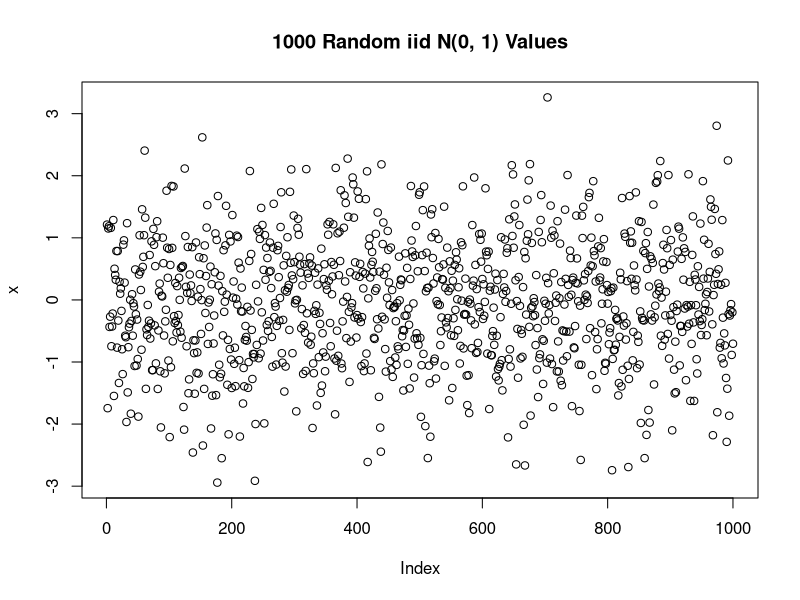
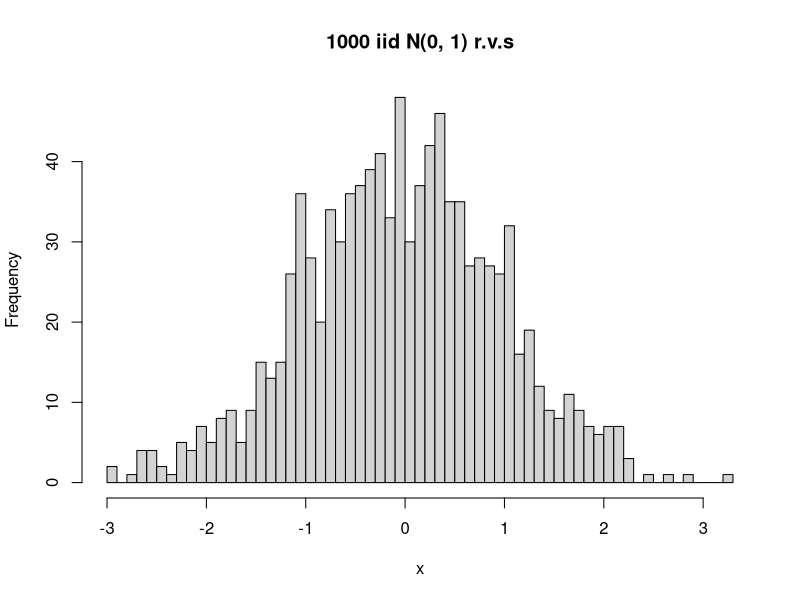
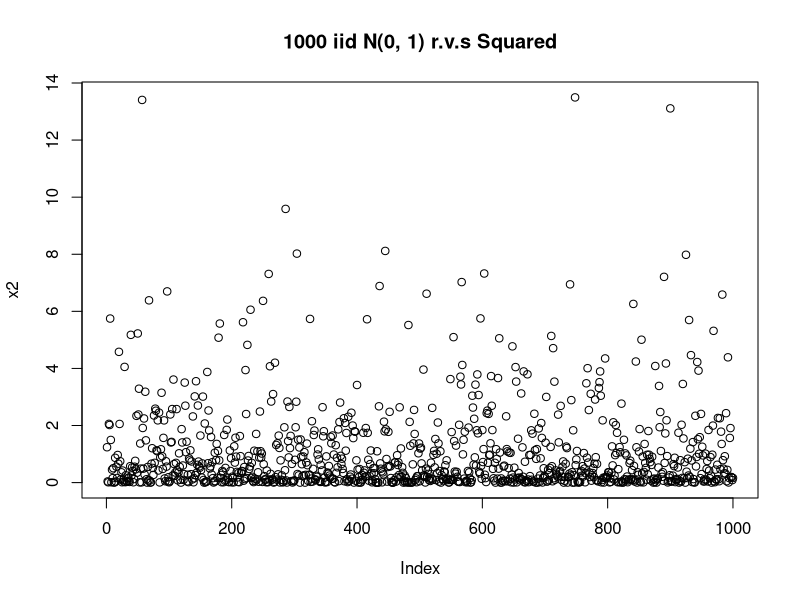
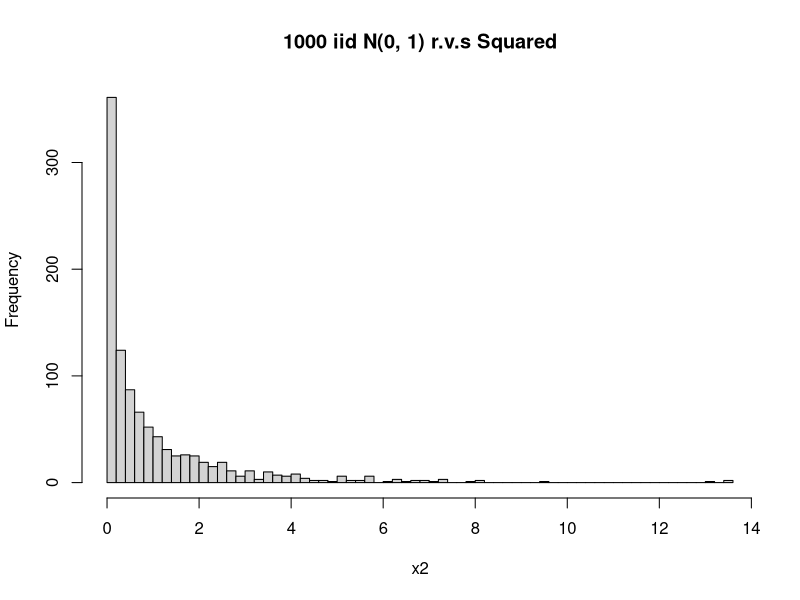
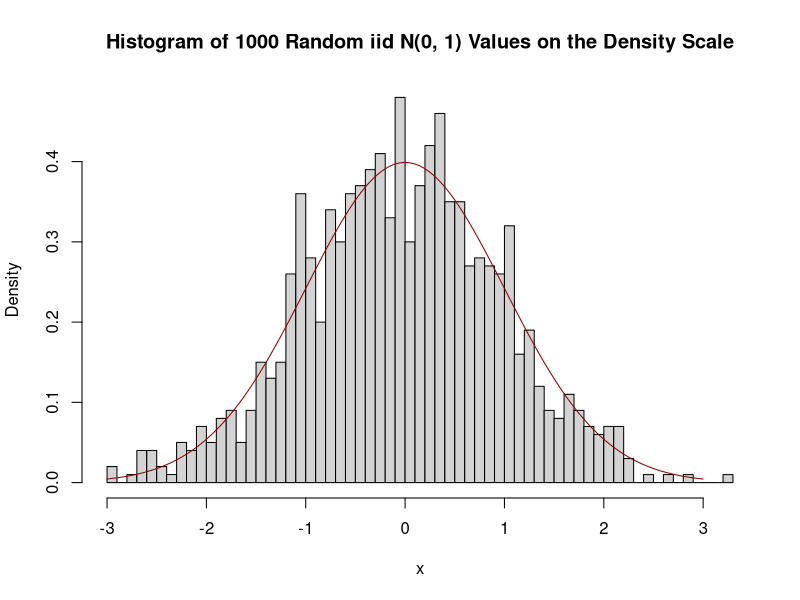
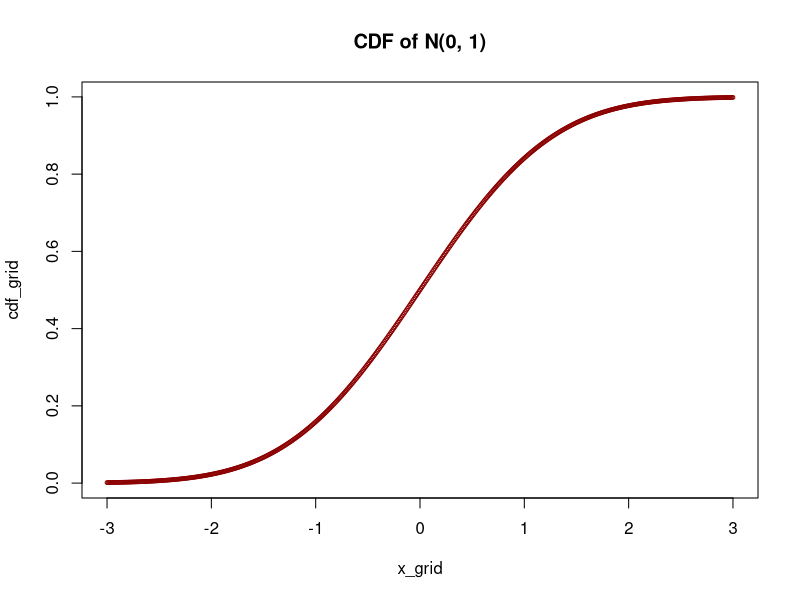
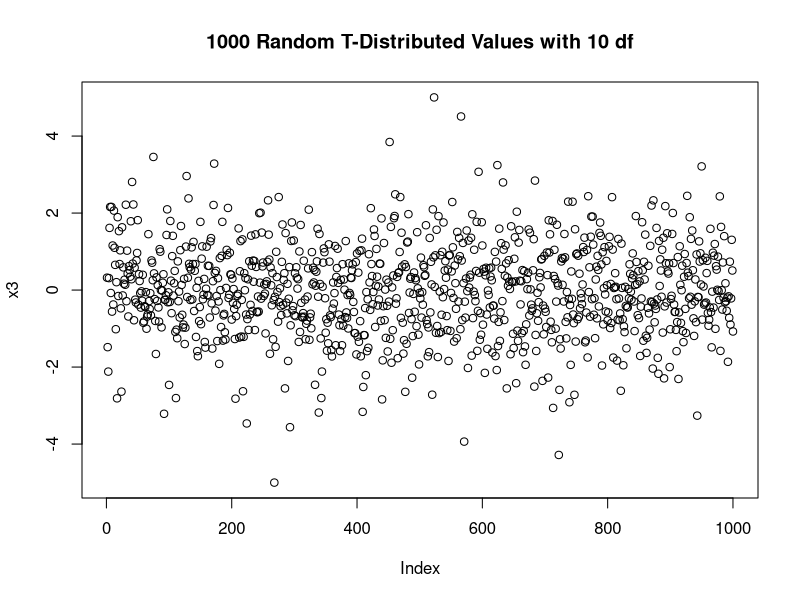
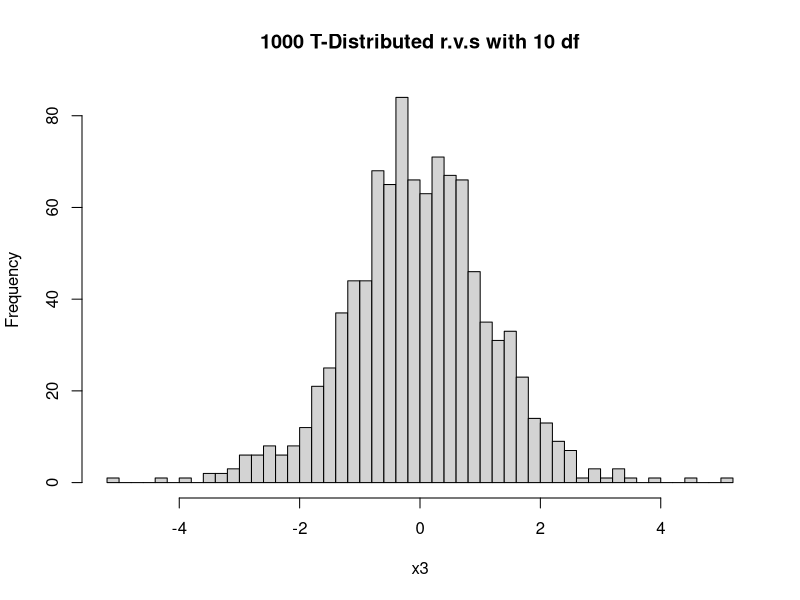

Write R code to recreate these figures, in order.
## ---- chunk 1
knitr::opts_chunk$set(echo = TRUE)
## ---- chunk 2
# Generate a vector x of 1000 iid N(0, 1) values. 
x = rnorm(n=1000, mean=0, sd=1)

# Create a plot of x to visualise the data
plot(x, main="1000 Random iid N(0, 1) Values")
## ---- chunk 3
# Create a histogram of x to visualise the data.
hist(x, main="1000 iid N(0, 1) r.v.s", nclass = 50)
## ---- chunk 4
# Firstly we generate a vector x of 1000 iid N(0, 1) values. 
x2 = (rnorm(n=1000, mean=0, sd=1))^2

# Create a plot of x to visualise the data
plot(x2, main="1000 iid N(0, 1) r.v.s Squared")
## ---- chunk 5
# Create a histogram of x to visualise the data.
hist(x2, main="1000 iid N(0, 1) r.v.s Squared", nclass = 50)
## ---- chunk 6
# Using dnorm() to plot the PDF of x. ***Please do not mark***.

# Plot the histogram of x on the density scale.
hist(x,
     probability = T,  
     main="Histogram of 1000 Random iid N(0, 1) Values on the Density Scale", 
     nclass = 50)

# Create a grid of x values.
x_grid=seq(-3,3,.01)

# Calculate the vector of the corresponding values of x.
density_grid=dnorm(x_grid, mean =0, sd=1)

# Use the lines function to superimpose a line onto the histogram.
lines(x_grid, density_grid, col='dark red', cex=3)
## ---- chunk 7
# Using pnorm() to plot the CDF of x. ***Please do not mark***.

# Calculate the cdf.
cdf_grid=pnorm(x_grid, mean=0, sd=1)

# Create a plot of the cdf.
plot(x_grid, cdf_grid, col='dark red', cex = .5,
     main="CDF of N(0, 1)")
## ---- chunk 8
# Using qnorm() to find various quantiles. ***Please do not mark***.

qnorm(0.95)
qnorm(0.975)
qnorm(0.995)
qnorm(0.9995)
qnorm(1-0.95)
qnorm(1-0.975)
qnorm(1-0.995)
qnorm(1-0.9995)
## ---- chunk 9
# Generate a vector x of 1000 T-Distributed values. 
x3 = rt(n=1000, df=10)

# Create a plot of x to visualise the data
plot(x3, main="1000 Random T-Distributed Values with 10 df")
## ---- chunk 10
# Create a histogram of x to visualise the data.
hist(x3, main="1000 T-Distributed r.v.s with 10 df", nclass = 50)
## ---- chunk 11
# Generate a vector x of 1000 iid N(0, 1) values. 
x4 = rt(n=1000, df=1000)

# Create a plot of x to visualise the data
plot(x4, main="1000 Random T-Distributed Values with 1000 df")
## ---- chunk 12
# Create a histogram of x to visualise the data.
hist(x4, main="1000 T-Distributed r.v.s with 1000 df", nclass = 50)
## ---- chunk 13
# Using dt() to plot the PDF of x. ***Please do not mark***.

# Plot the histogram of x on the density scale.
hist(x3,
     probability = "TRUE",  
     main="1000 T-Distributed r.v.s with 10 df on the Density Scale",
     nclass = 50)

# Create a grid of x values.
x_grid=seq(-3,3,.01)

# Calculate the vector of the corresponding values of x.
density_dt_grid=dt(x_grid, df = 10)

# Use the lines function to superimpose a line onto the histogram.
lines(x_grid, density_dt_grid, col='dark green', cex=3)
## ---- chunk 14
# Using dt() to plot the PDF of x. ***Please do not mark***.

# Plot the histogram of x on the density scale.
hist(x4,
     probability = "TRUE",  
     main="1000 T-Distributed r.v.s with 1000 df on the Density Scale",
     nclass = 50)

# Create a grid of x values.
x_grid=seq(-3,3,.01)

# Calculate the vector of the corresponding values of x.
density_dt_grid=dt(x_grid, df = 1000)

# Use the lines function to superimpose a line onto the histogram.
lines(x_grid, density_dt_grid, col='dark green', cex=3)
## ---- chunk 15
# Using pt() to plot the CDF of x. ***Please do not mark***.

# Calculate the cdf.
cdf_grid=pt(x_grid, df = 10)

# Create a plot of the cdf.
plot(x_grid, cdf_grid, col='dark green', cex = .5,
     main= "CDF of the T-Distribution")
## ---- chunk 16
# Using qt() to find various quantiles. ***Please do not mark***.

qt(c(0.05, 0.95), df = 10)
qt(c(0.025, 0.975), df = 10)
qt(c(0.005, 0.995), df = 10)
qt(c(0.0005, 0.9995), df = 10)
## ---- chunk 17
# Generate a vector x of 1000 chisquare r.v.s.
x5 = rchisq(n=1000, df=1)

# Create a plot of x to visualise the data
plot(x5, main="1000 Random Chi-Square Values")
## ---- chunk 18
# Create a histogram of x to visualise the data.
hist(x5, main="1000 Random Chi-Square Values", nclass=50)
## ---- chunk 19
# Using dchisq() to plot the PDF of x. ***Please do not mark***.

# Plot the histogram of x on the density scale.
hist(x5,
     probability = "TRUE",  
     main="1000 Chi-Square r.v.s with 1 df on the Density Scale",
     nclass=50)

# Create a grid of x values.
x_chisq_grid=seq(0, max(x5), 0.01)

# Calculate the vector of the corresponding values of x.
density_chisq_grid=dchisq(x_chisq_grid, df = 1)

# Use the lines function to superimpose a line onto the histogram.
lines(x_chisq_grid, density_chisq_grid, col='dark blue', cex=3)
## ---- chunk 20
# Using pchisq() to plot the CDF of x. ***Please do not mark***.

# Calculate the cdf.
cdf_grid=pchisq(x_chisq_grid, df = 1)

# Create a plot of the cdf.
plot(x_chisq_grid, cdf_grid, col='dark blue', cex = .5,
     main="CDF of the Chi-Square Distribution")
## ---- chunk 21
# Using qt() to find various quantiles. ***Please do not mark***.

qchisq(0.0005, df = 1)
qchisq(0.005, df = 1)
qchisq(0.025, df = 1)
qchisq(0.05, df = 1)
qchisq(0.05, df = 1)

qchisq(0.95, df = 1)
qchisq(0.975, df = 1)
qchisq(0.995, df = 1)
## ---- chunk 22
# Generate a vector x of 1000 F-Distributed values. 
x6 = rf(n=1000, df1 = 50, df2 = 10)

# Create a plot of x to visualise the data
plot(x, main="1000 Random F-Distributed Values")
## ---- chunk 23
# Create a histogram of x to visualise the data.
hist(x6, main="1000 Random F-Distributed Values", nclass=50)
## ---- chunk 24
# Using df() to plot the PDF of x. ***Please do not mark***.

# Plot the histogram of x on the density scale.
hist(x6,
     probability = "TRUE",  
     main="1000 F-Distributed r.v.s with df = 50 and df2 = 10 on the Density Scale",
     nclass=50)

# Create a grid of x values.
x_f_grid=seq(0, max(x6), 0.01)

# Calculate the vector of the corresponding values of x.
density_f_grid=df(x_f_grid, df1 = 50, df2 = 10)

# Use the lines function to superimpose a line onto the histogram.
lines(x_f_grid, density_f_grid, col='orange', cex=3)
## ---- chunk 25
# Using pf() to plot the CDF of x. ***Please do not mark***.

# Calculate the cdf.
cdf_grid=pf(x_f_grid, df1 = 50, df2 = 10)

# Create a plot of the cdf.
plot(x_f_grid, cdf_grid, col='orange', cex = .5,
     main="CDF of the F Distribution")
## ---- chunk 26
# Using qf() to find various quantiles. ***Please do not mark***.

qf(0.0005, df1 = 50, df2 = 10)
qf(0.005, df1 = 50, df2 = 10)
qf(0.025, df1 = 50, df2 = 10)
qf(0.05, df1 = 50, df2 = 10)
qf(0.05, df1 = 50, df2 = 10)

qf(0.95, df1 = 50, df2 = 10)
qf(0.975, df1 = 50, df2 = 10)
qf(0.995, df1 = 50, df2 = 10)
## ---- chunk 27
data <- c(11.4, 15.1, 20.3,
          12.0, 17.2, 21.5,
          12.1, 14.8, 21.4,
          13.0, 16.7, 21.3,
          12.1, 13.8, 22.0,
          12.5, 14.2, 20.9,
          11.8, 15.7, 24.4,
          11.7, 16.1, 21.1,
          12.2, 13.2, 22.7,
          10.8, 15.8, 21.9)

m <- matrix(data = data, nrow = 10, ncol = 3, byrow = TRUE)

m.t <- t(m)

Tube <- m.t[1,]
Bus <- m.t[2,]
Bike <- m.t[3,]

data <- c(Tube, Bus, Bike)

t <- rep(c("Tube", "Bus", "Bike"), each=10)

transport <- factor(t)

type_of_transport <- data.frame(data, transport)
## ---- chunk 28
type_of_transport_aov <- aov(data ~ transport, data = type_of_transport)
summary(type_of_transport_aov)
## ---- chunk 29
sum(Tube)
sum(Bus)
sum(Bike)

# User defined function to find the sum of squares for the different transport types.
sum_of_square <- function(transport_type){
        sum_ = sum(unlist(lapply(transport_type, function(x) x^2)))
        return(sum_)
}

sum_of_square(Tube)
sum_of_square(Bus)
sum_of_square(Bike)
